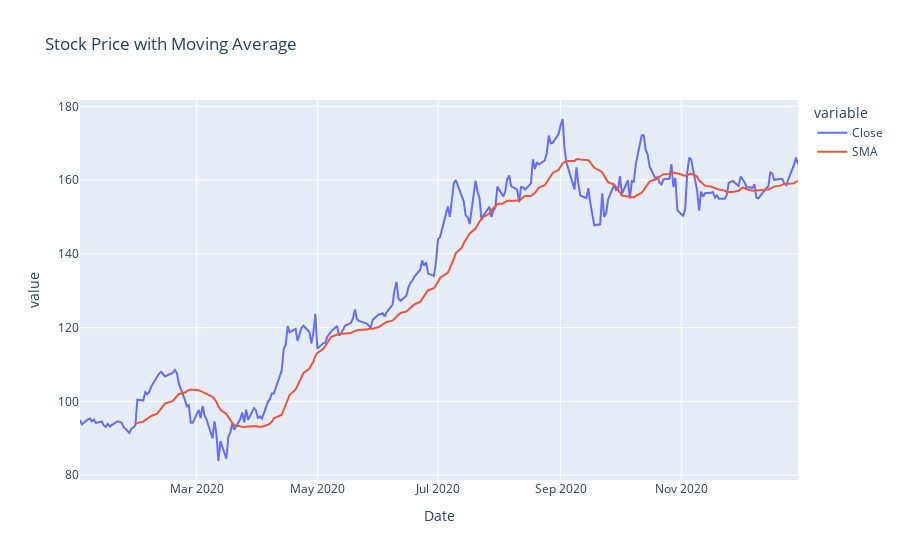
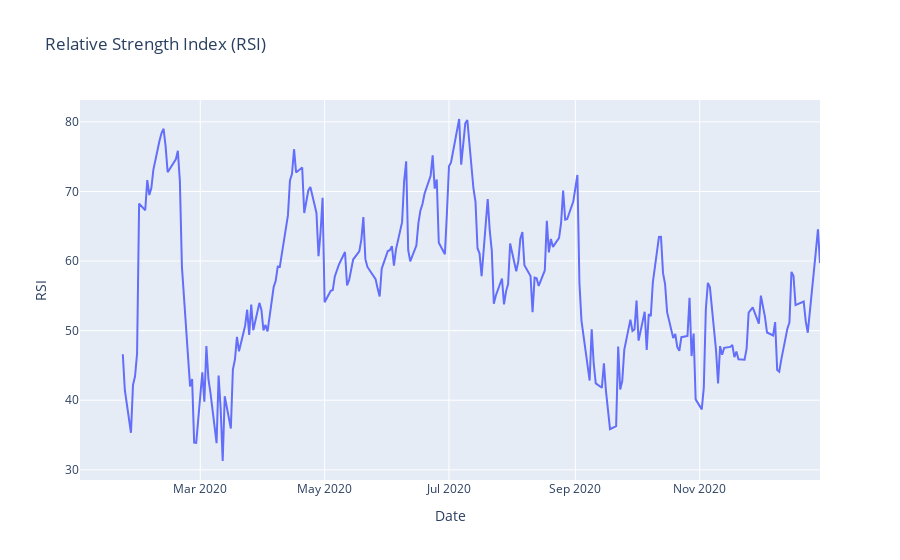
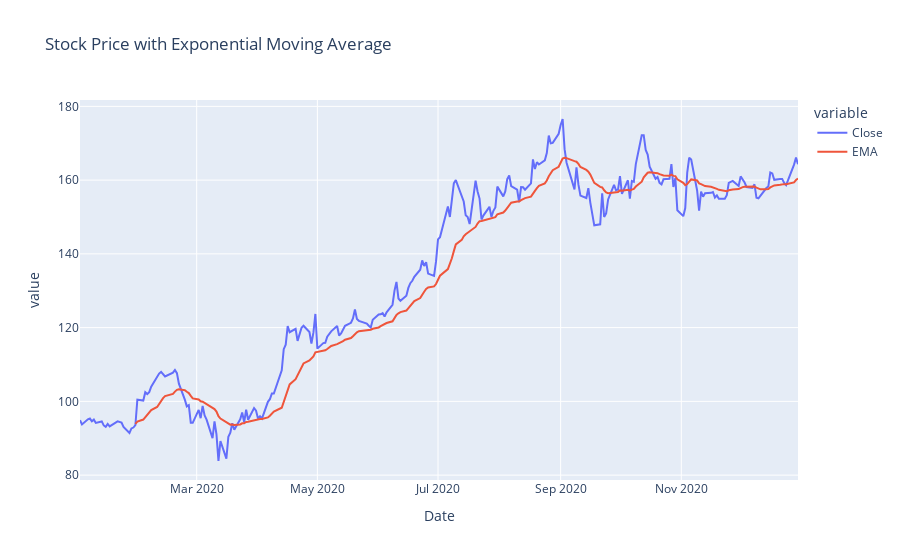
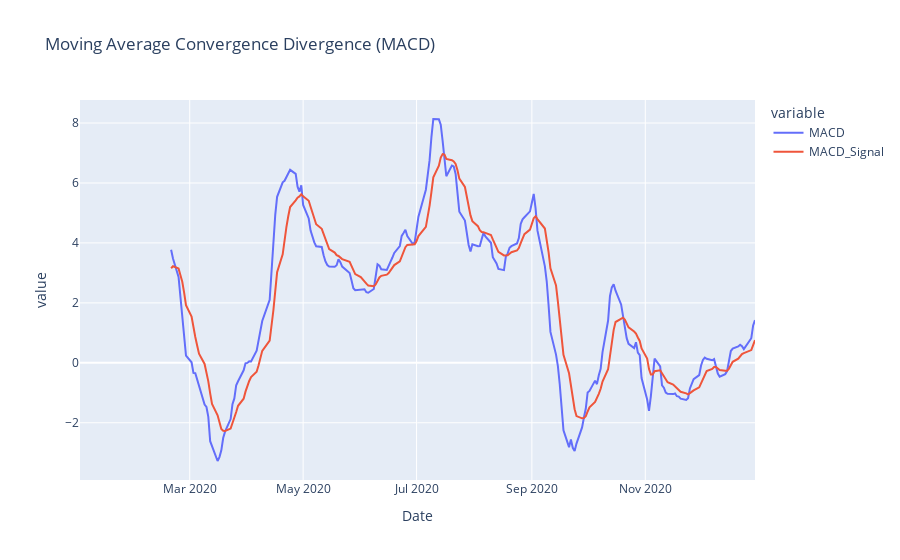

Here is the notebook cell these charts were saved with, in order:
### Code cell
# Plot stock data
analyzer.plot_stock_data(stock_data)
plt.savefig('stock_data_plot.png')  # Save plot as an image
plt.close()

# Plot RSI
analyzer.plot_rsi(stock_data)
plt.savefig('rsi_plot.png')  # Save plot as an image
plt.close()

# Plot EMA
analyzer.plot_ema(stock_data)
plt.savefig('ema_plot.png')  # Save plot as an image
plt.close()

# Plot MACD
analyzer.plot_macd(stock_data)
plt.savefig('macd_plot.png')  # Save plot as an image
plt.close()

### Figure 1 — Plotly figure (JSON) as saved in the notebook; plotly's stock layout.template omitted (floating-point values rounded to 4 significant figures; data arrays with more than 128 entries replaced by an {"elided": "..."} marker saying what was removed)
{"data": [{"hovertemplate": "variable=Close<br>Date=%{x}<br>value=%{y}<extra></extra>", "legendgroup": "Close", "line": {"color": "#636efa", "dash": "solid"}, "marker": {"symbol": "circle"}, "mode": "lines", "name": "Close", "orientation": "v", "showlegend": true, "type": "scatter", "x": {"elided": "252 str values"}, "xaxis": "x", "y": {"elided": "252 float values"}, "yaxis": "y"}, {"hovertemplate": "variable=SMA<br>Date=%{x}<br>value=%{y}<extra></extra>", "legendgroup": "SMA", "line": {"color": "#EF553B", "dash": "solid"}, "marker": {"symbol": "circle"}, "mode": "lines", "name": "SMA", "orientation": "v", "showlegend": true, "type": "scatter", "x": {"elided": "252 str values"}, "xaxis": "x", "y": {"elided": "252 float values"}, "yaxis": "y"}], "layout": {"legend": {"title": {"text": "variable"}, "tracegroupgap": 0}, "title": {"text": "Stock Price with Moving Average"}, "xaxis": {"anchor": "y", "domain": [0, 1], "title": {"text": "Date"}}, "yaxis": {"anchor": "x", "domain": [0, 1], "title": {"text": "value"}}}}

### Figure 2 — Plotly figure (JSON) as saved in the notebook; plotly's stock layout.template omitted (floating-point values rounded to 4 significant figures; data arrays with more than 128 entries replaced by an {"elided": "..."} marker saying what was removed)
{"data": [{"hovertemplate": "Date=%{x}<br>RSI=%{y}<extra></extra>", "legendgroup": "", "line": {"color": "#636efa", "dash": "solid"}, "marker": {"symbol": "circle"}, "mode": "lines", "name": "", "orientation": "v", "showlegend": false, "type": "scatter", "x": {"elided": "252 str values"}, "xaxis": "x", "y": {"elided": "252 float values"}, "yaxis": "y"}], "layout": {"legend": {"tracegroupgap": 0}, "title": {"text": "Relative Strength Index (RSI)"}, "xaxis": {"anchor": "y", "domain": [0, 1], "title": {"text": "Date"}}, "yaxis": {"anchor": "x", "domain": [0, 1], "title": {"text": "RSI"}}}}

### Figure 3 — Plotly figure (JSON) as saved in the notebook; plotly's stock layout.template omitted (floating-point values rounded to 4 significant figures; data arrays with more than 128 entries replaced by an {"elided": "..."} marker saying what was removed)
{"data": [{"hovertemplate": "variable=Close<br>Date=%{x}<br>value=%{y}<extra></extra>", "legendgroup": "Close", "line": {"color": "#636efa", "dash": "solid"}, "marker": {"symbol": "circle"}, "mode": "lines", "name": "Close", "orientation": "v", "showlegend": true, "type": "scatter", "x": {"elided": "252 str values"}, "xaxis": "x", "y": {"elided": "252 float values"}, "yaxis": "y"}, {"hovertemplate": "variable=EMA<br>Date=%{x}<br>value=%{y}<extra></extra>", "legendgroup": "EMA", "line": {"color": "#EF553B", "dash": "solid"}, "marker": {"symbol": "circle"}, "mode": "lines", "name": "EMA", "orientation": "v", "showlegend": true, "type": "scatter", "x": {"elided": "252 str values"}, "xaxis": "x", "y": {"elided": "252 float values"}, "yaxis": "y"}], "layout": {"legend": {"title": {"text": "variable"}, "tracegroupgap": 0}, "title": {"text": "Stock Price with Exponential Moving Average"}, "xaxis": {"anchor": "y", "domain": [0, 1], "title": {"text": "Date"}}, "yaxis": {"anchor": "x", "domain": [0, 1], "title": {"text": "value"}}}}

### Figure 4 — Plotly figure (JSON) as saved in the notebook; plotly's stock layout.template omitted (floating-point values rounded to 4 significant figures; data arrays with more than 128 entries replaced by an {"elided": "..."} marker saying what was removed)
{"data": [{"hovertemplate": "variable=MACD<br>Date=%{x}<br>value=%{y}<extra></extra>", "legendgroup": "MACD", "line": {"color": "#636efa", "dash": "solid"}, "marker": {"symbol": "circle"}, "mode": "lines", "name": "MACD", "orientation": "v", "showlegend": true, "type": "scatter", "x": {"elided": "252 str values"}, "xaxis": "x", "y": {"elided": "252 float values"}, "yaxis": "y"}, {"hovertemplate": "variable=MACD_Signal<br>Date=%{x}<br>value=%{y}<extra></extra>", "legendgroup": "MACD_Signal", "line": {"color": "#EF553B", "dash": "solid"}, "marker": {"symbol": "circle"}, "mode": "lines", "name": "MACD_Signal", "orientation": "v", "showlegend": true, "type": "scatter", "x": {"elided": "252 str values"}, "xaxis": "x", "y": {"elided": "252 float values"}, "yaxis": "y"}], "layout": {"legend": {"title": {"text": "variable"}, "tracegroupgap": 0}, "title": {"text": "Moving Average Convergence Divergence (MACD)"}, "xaxis": {"anchor": "y", "domain": [0, 1], "title": {"text": "Date"}}, "yaxis": {"anchor": "x", "domain": [0, 1], "title": {"text": "value"}}}}
